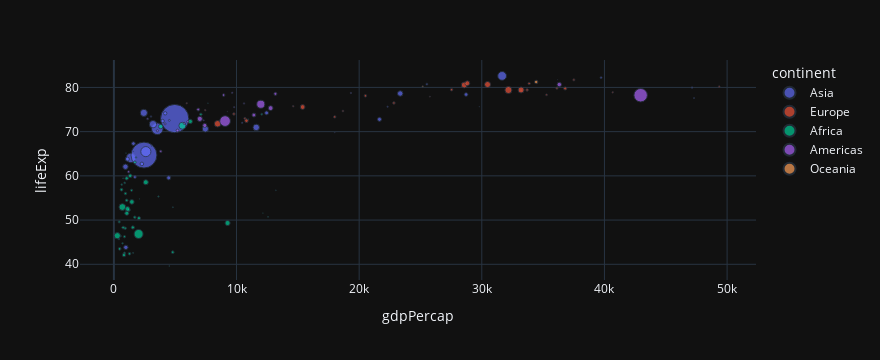

Notebook code cell kept with this figure:
### Markdown cell above
### Change the size based on the population

### Code cell
px.scatter(data_frame=df_countries, x='gdpPercap', y='lifeExp', color='continent', size='pop')
